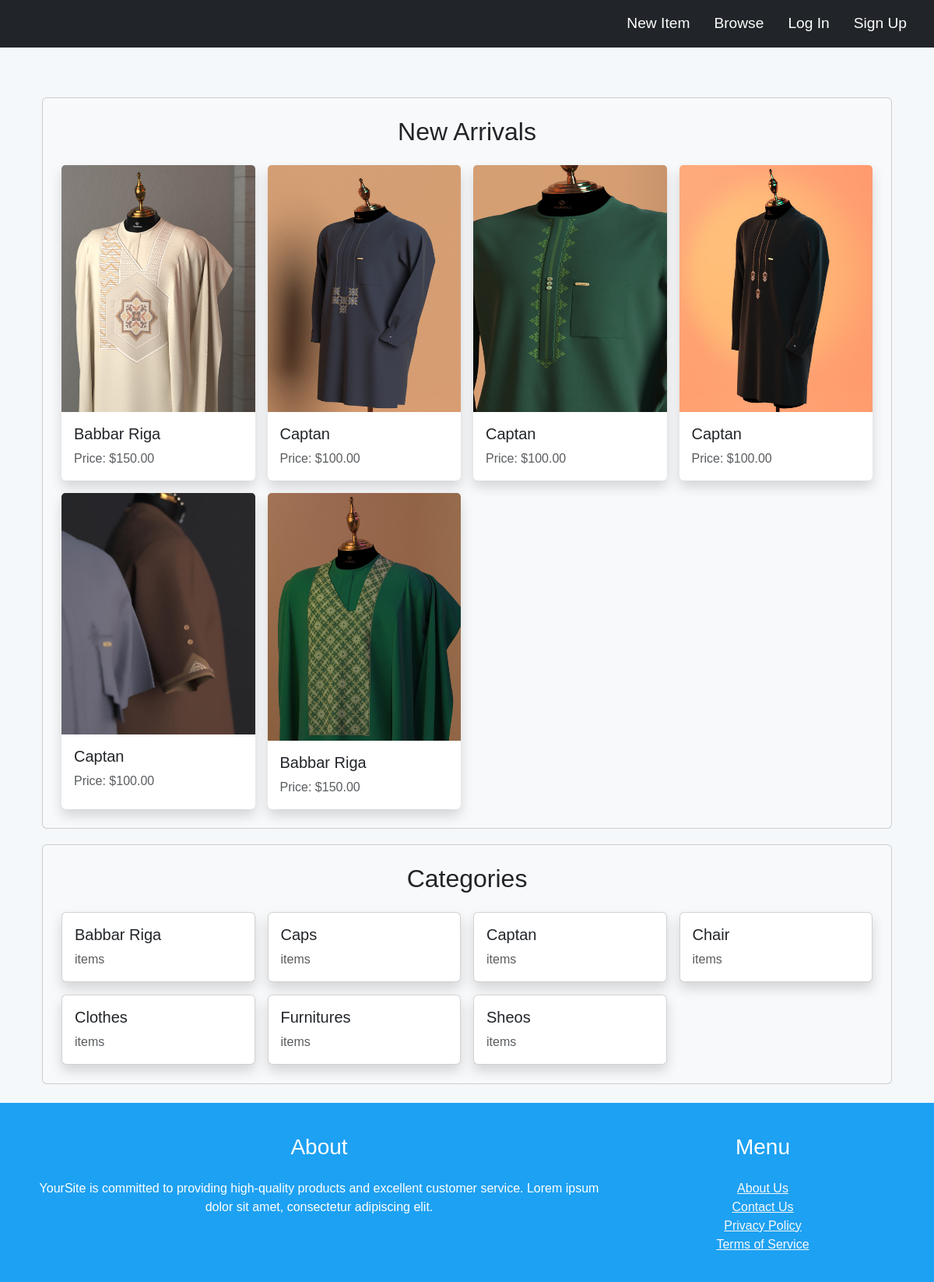
The page / on the database its author committed.
### item/models.py (models this page shows, shortened)
class Item(models.Model):
    category = models.ForeignKey(Category, on_delete=models.CASCADE)
    name = models.CharField(max_length=255)
    description = models.TextField(blank=True, null=True)
    price = models.DecimalField(max_digits=10, decimal_places=2)
    image = models.ImageField(upload_to='item_images/')
    is_sold = models.BooleanField(default=False)
    created_by = models.ForeignKey(
        User, related_name='items', on_delete=models.CASCADE)
    created_at = models.DateTimeField(auto_now_add=True)

class Category(models.Model):
    name = models.CharField(max_length=255)
    class Meta:
        ordering = ('name',)
        verbose_name_plural = 'Categories'

### core/views.py (the view)
# urls.py: path('', views.index, name='index'),
def index(request):
    items = Item.objects.filter(is_sold=False)[0:6]
    categories = Category.objects.all()
    return render(request, 'core/index.html', {
        'categories': categories,
        'items': items,
    })

### core/templates/core/index.html
{% extends 'core/base.html' %} {% block title %}Welcome{% endblock %} {% block
content %} {% block content %}
<div class="container mt-6">
  <div class="row">
    <div class="col-md-12">
      <div class="card bg-light rounded-xl p-4">
        <h2 class="mb-4 text-3xl text-center">New Arrivals</h2>
        <div class="row row-cols-1 row-cols-md-4 g-3">
          {% for item in items %}
          <div class="col">
            <a
              href="{% url 'item:detail' item.id %}"
              class="text-decoration-none text-dark"
            >
              <div class="card h-100 border-0 shadow">
                <img
                  src="{{ item.image.url }}"
                  class="card-img-top rounded-t-xl"
                  alt="{{ item.name }}"
                />
                <div class="card-body">
                  <h5 class="card-title text-2xl">{{ item.name }}</h5>
                  <p class="card-text text-muted">Price: ${{ item.price }}</p>
                </div>
              </div>
            </a>
          </div>
          {% endfor %}
        </div>
      </div>
    </div>
  </div>
</div>
<div class="container mt-6">
  <div class="row">
    <div class="col-md-12">
      <div class="card bg-light rounded-xl p-4">
        <h2 class="mb-4 text-3xl text-center">Categories</h2>
        <div class="row row-cols-1 row-cols-md-4 g-3">
          {% for category in categories %}
          <div class="col">
            <a href="#" class="text-decoration-none text-dark">
              <div class="card bg-white rounded-b-xl shadow">
                <div class="card-body">
                  <h5 class="card-title text-2xl">{{ category.name }}</h5>
                  <p class="card-text text-muted">
                    {{ category.items.count }} items
                  </p>
                </div>
              </div>
            </a>
          </div>
          {% endfor %}
        </div>
      </div>
    </div>
  </div>
</div>
{% endblock %}

### core/templates/core/base.html (shortened to what this page needs)
<!DOCTYPE html>
<html lang="en">
  <head>
    <link
      rel="stylesheet"
      href="https://cdn.jsdelivr.net/npm/bootstrap@5.3.0/dist/css/bootstrap.min.css"
    />
  </head>
  <body>
    <nav class="navbar navbar-expand-lg navbar-dark bg-dark">
      <div class="container-fluid">
        <div class="collapse navbar-collapse" id="navbarNav">
          <ul class="navbar-nav">
            <li class="nav-item">
              <a class="nav-link" href="{% url 'item:new' %}">New Item</a>
            </li>
            <li class="nav-item">
              <a class="nav-link" href="{% url 'item:items' %}">Browse</a>
            </li>
            {% if not request.user.is_authenticated %}
            <li class="nav-item">
              <a class="nav-link" href="{% url 'core:login' %}">Log In</a>
            </li>
            <li class="nav-item">
              <a class="nav-link" href="{% url 'core:signup' %}">Sign Up</a>
            </li>
            {% endif %}
          </ul>
        </div>
      </div>
    </nav>
    <div class="container py-4">{% block content %} {% endblock %}</div>
    <footer class="footer text-center">
      <div class="container">
        <div class="row">
          <div class="col-md-8">
            <h3 class="mb-4">About</h3>
            <p class="text-lg">
              YourSite is committed to providing high-quality products and
              excellent customer service. Lorem ipsum dolor sit amet,
              consectetur adipiscing elit.
            </p>
          </div>
          <div class="col-md-4">
            <h3 class="mb-4">Menu</h3>
            <ul class="list-unstyled">
              <li><a href="#" class="text-light">About Us</a></li>
              <li><a href="#" class="text-light">Contact Us</a></li>
              <li><a href="#" class="text-light">Privacy Policy</a></li>
              <li><a href="#" class="text-light">Terms of Service</a></li>
            </ul>
          </div>
        </div>
      </div>
    </footer>
  </body>
</html>

### core/templates/core/base.html (style rules this page uses)
body { font-family: "YourChosenFont", "Arial", sans-serif; background-color: #f5f8fa; margin: 0; padding: 0; }
.navbar { background-color: #1da1f2; }
.navbar-nav { margin-left: auto; }
.navbar-nav .nav-link { color: #ffffff; font-size: 1.2rem; margin-right: 15px; }
.container { margin-top: 20px; }
.footer { background-color: #1da1f2; color: #ffffff; padding: 20px 0; }
.footer a { color: #ffffff; }

### rows shown on the page
Item: image (picture), name "Babbar Riga", price "150.00"
Item: image (picture), name "Captan", price "100.00"
Item: image (picture), name "Captan", price "100.00"
Item: image (picture), name "Captan", price "100.00"
Item: image (picture), name "Captan", price "100.00"
Item: image (picture), name "Babbar Riga", price "150.00"
Category: name "Babbar Riga"
Category: name "Caps"
Category: name "Captan"
Category: name "Chair"
Category: name "Clothes"
Category: name "Furnitures"
Category: name "Sheos"
